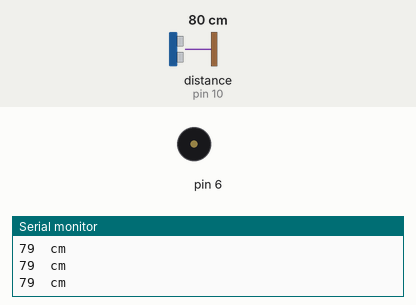
Simulated run of this sketch. Board: Arduino Uno, built with avr-gcc and run on an emulated ATmega328P. On the bench: buzzer (waves = sounding), the last lines printed to the serial monitor. Wiring (inferred from the names in the program): ultrasonic range finder: trigger pin 12; echo pin 10. The inputs (shaded band) are chosen by the test bench; at power-on: distance to the obstacle (sensor on pin 10) 80 cm. The echo pulse lasts 58.3 µs per cm.

Above: at 1.2 s.
1.3 s: distance to the obstacle (sensor on pin 10) set to 18 cm
2.8 s: distance to the obstacle (sensor on pin 10) set to 14 cm
At 4.2 s:
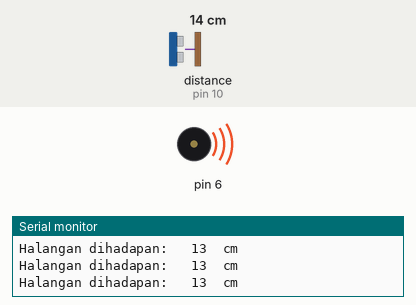
Timing chart, 0 to 5.8 s (numbered marks = the images above; inputs shaded):
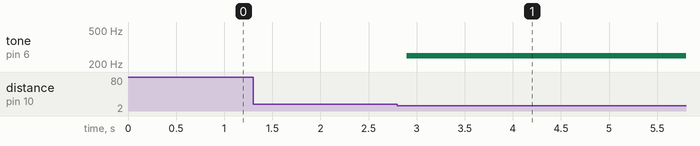

Measured:
- the behaviour switches between 17 and 16 cm on distance to the obstacle (sensor on pin 10) (found by bisection; images 0 and 1)
- after the input at 2.8 s, tone on pin 6: silent → 250 Hz after 0.10 s

The sketch:

buzzer_dan_ultrasonic.ino
```cpp
#define triggerPin 12
#define echoPin 10

void setup() {

  Serial.begin(9600);
  pinMode(triggerPin, OUTPUT);
  pinMode(echoPin, INPUT);
  pinMode(6, OUTPUT);

}

void loop() {

  int duration, distance;
  digitalWrite(triggerPin, HIGH);
  delayMicroseconds(10);
  digitalWrite(triggerPin, LOW);
  duration = pulseIn(echoPin, HIGH);
  distance = (duration/2)/29.1;

  if(distance >=0 && distance <=15){

    Serial.print("Halangan dihadapan:   ");
    Serial.print(distance);
    Serial.println("  cm");
    tone(6,250);
    delay(100);
  }

    else {
    Serial.print(distance);
    Serial.println("  cm");
    noTone(6);
    delay(100);
    }

}
```
